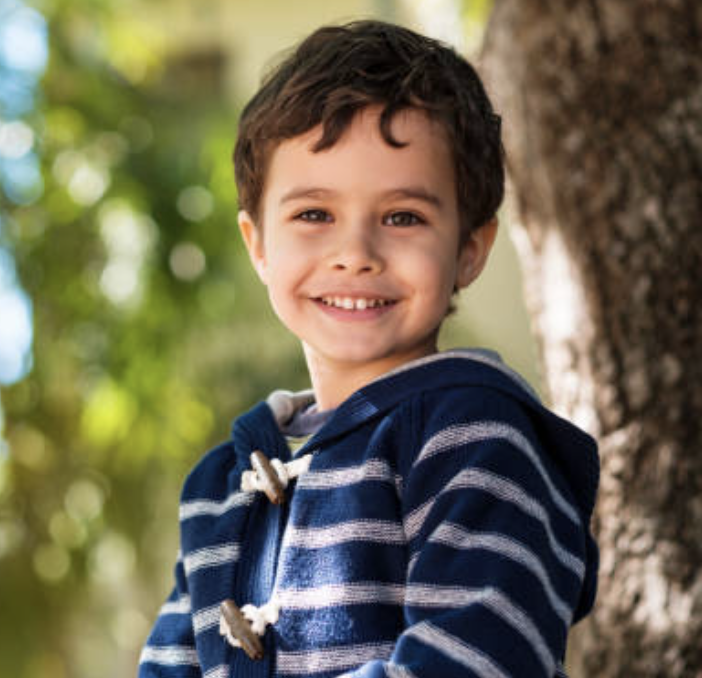
#> input picture backend/assets/child1.png, 702 x 678 px
$ python -i test_pipeline_mask.py   (imports and definitions only)
#> lines starting #> are read from the running program, lines starting #| are printed output that depends on the picture; after the words box and inside, x2 and y2 are one past the last pixel; in counts of white or black regions, pixels touching at a corner belong together
#> further down, picture is the input picture: PIL image 702x678 RGBA; mean R, G, B, A 112.3, 106, 83.4, 255
#!/usr/bin/env python3
"""
Тест створення маски через систему (comfy_runner._build_face_mask)
"""
import sys
import os

sys.path.insert(0, os.path.dirname(os.path.abspath(__file__)))

from PIL import Image
import cv2
import numpy as np

# Спробуємо імпортувати MediaPipe
MEDIAPIPE_AVAILABLE = False
mp = None
# [11 lines not run here, left out]


def detect_face_mediapipe(img_rgb: np.ndarray):
    """Детекція обличчя через MediaPipe - бере найкраще з усіх детекцій"""
    if not MEDIAPIPE_AVAILABLE:
        return None

    h, w = img_rgb.shape[:2]
    all_detections = []

    # Новий API (tasks) - MediaPipe 0.10+
    if MEDIAPIPE_AVAILABLE == "tasks":
        try:
            from mediapipe.tasks import python
            from mediapipe.tasks.python import vision

            model_path = os.path.join(os.path.dirname(__file__), "models", "blaze_face_short_range.tflite")
            if not os.path.exists(model_path):
                print(f"      ⚠️ Model not found: {model_path}")
                return None

            # Низький поріг щоб знайти всі можливі обличчя
            base_options = python.BaseOptions(model_asset_path=model_path)
            options = vision.FaceDetectorOptions(
                base_options=base_options,
                min_detection_confidence=0.15  # Низький поріг
            )

            detector = vision.FaceDetector.create_from_options(options)
            mp_image = mp.Image(image_format=mp.ImageFormat.SRGB, data=img_rgb)
            results = detector.detect(mp_image)

            for det in results.detections:
                bbox = det.bounding_box
                x1, y1 = bbox.origin_x, bbox.origin_y
                x2, y2 = x1 + bbox.width, y1 + bbox.height
                conf = det.categories[0].score
                face_area = bbox.width * bbox.height

                # Фільтруємо занадто малі або великі детекції
                img_area = w * h
                area_ratio = face_area / img_area

                if 0.005 < area_ratio < 0.5:  # Обличчя від 0.5% до 50% зображення
                    all_detections.append({
                        "bbox": (int(x1), int(y1), int(x2), int(y2)),
                        "conf": conf,
                        "area": face_area,
                        "area_ratio": area_ratio
                    })

        except Exception as e:
            print(f"      ⚠️ MediaPipe Tasks error: {e}")

    # Старий API (solutions)
    if MEDIAPIPE_AVAILABLE == "solutions":
        try:
            mp_face = mp.solutions.face_detection
            with mp_face.FaceDetection(model_selection=1, min_detection_confidence=0.15) as detector:
                results = detector.process(img_rgb)
                for det in (results.detections or []):
                    bbox = det.location_data.relative_bounding_box
                    x1 = int(bbox.xmin * w)
                    y1 = int(bbox.ymin * h)
                    x2 = int((bbox.xmin + bbox.width) * w)
                    y2 = int((bbox.ymin + bbox.height) * h)
                    conf = det.score[0]
                    face_area = (x2 - x1) * (y2 - y1)
                    area_ratio = face_area / (w * h)

                    if 0.005 < area_ratio < 0.5:
                        all_detections.append({
                            "bbox": (x1, y1, x2, y2),
                            "conf": conf,
                            "area": face_area,
                            "area_ratio": area_ratio
                        })
        except Exception as e:
            print(f"      ⚠️ MediaPipe Solutions error: {e}")

    if not all_detections:
        return None

    # Сортуємо за confidence (головний критерій)
    # При однаковому confidence - беремо з оптимальним розміром (5-15% зображення)
    for d in all_detections:
        # Оптимальний розмір обличчя: 5-15% зображення
        optimal_ratio = 0.10
        size_penalty = abs(d["area_ratio"] - optimal_ratio) / optimal_ratio
        # Скор: confidence з невеликим штрафом за неоптимальний розмір
        d["score"] = d["conf"] - (size_penalty * 0.1)

    # Фільтруємо дуже низький confidence
    good_detections = [d for d in all_detections if d["conf"] >= 0.4]
    if not good_detections:
        good_detections = all_detections  # Якщо всі погані - беремо що є

    best = max(good_detections, key=lambda d: d["score"])

    # Debug: показати всі детекції
    if len(all_detections) > 1:
        print(f"      📊 Всі детекції:")
        for i, d in enumerate(sorted(all_detections, key=lambda x: -x["conf"])):
            marker = "→" if d == best else " "
            print(f"         {marker} [{i+1}] conf={d['conf']:.2f}, area={d['area_ratio']*100:.1f}%, bbox={d['bbox']}")
    else:
        print(f"      📊 conf={best['conf']:.2f}, area={best['area_ratio']*100:.1f}%")

    return best["bbox"], best["conf"]


def detect_face_haar(gray: np.ndarray):
    """Fallback детекція через Haar Cascades"""
    cascades_to_try = [
        ("haarcascade_frontalface_alt2.xml", 1.05, 3),
        ("haarcascade_frontalface_default.xml", 1.1, 4),
        ("haarcascade_frontalface_alt.xml", 1.1, 3),
        ("haarcascade_profileface.xml", 1.1, 3),
    ]

    for cascade_name, scale, neighbors in cascades_to_try:
        try:
            cascade_path = cv2.data.haarcascades + cascade_name
            cascade = cv2.CascadeClassifier(cascade_path)

            for min_size in [(30, 30), (50, 50), (80, 80)]:
                dets = cascade.detectMultiScale(
                    gray, scaleFactor=scale, minNeighbors=neighbors,
                    minSize=min_size, flags=cv2.CASCADE_SCALE_IMAGE
                )
                if len(dets) > 0:
                    dets = sorted(dets, key=lambda r: r[2] * r[3], reverse=True)
                    x, y, bw, bh = dets[0]
                    return (int(x), int(y), int(x + bw), int(y + bh)), cascade_name
        except Exception:
            continue
    return None


def _build_face_mask(pil_img: Image.Image):
    """
    КОПІЯ з comfy_runner.py - створення маски для ілюстрації
    """
    try:
        rgb = pil_img.convert("RGB")
        img_np = np.array(rgb)
        img_bgr = cv2.cvtColor(img_np, cv2.COLOR_RGB2BGR)
        gray = cv2.cvtColor(img_bgr, cv2.COLOR_BGR2GRAY)
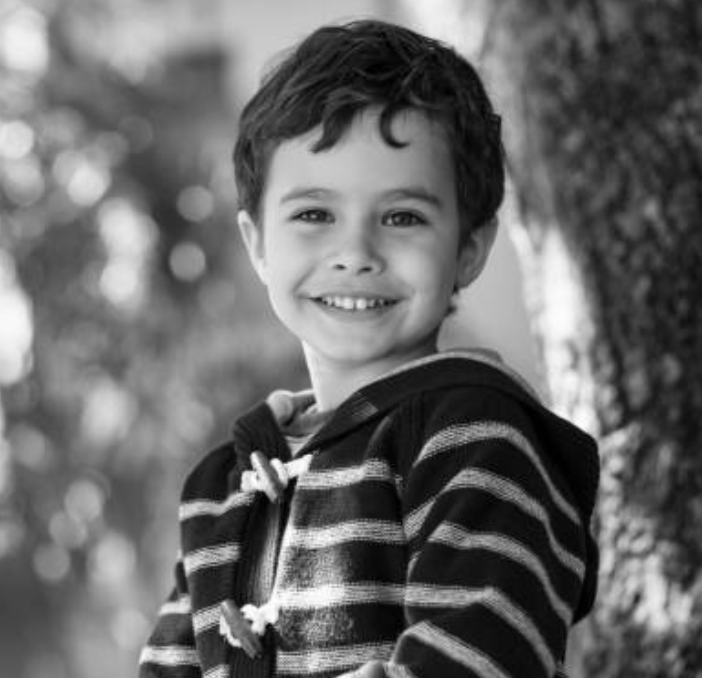
#> gray: shape (678, 702); min 0, max 255, mean 105.3

        h, w = img_np.shape[:2]
#> h = 678; w = 702

        x1 = y1 = x2 = y2 = None
        detection_method = None
        confidence = None

        # 1. MediaPipe (найкращий для реальних фото)
        mp_result = detect_face_mediapipe(img_np)
        if mp_result:
            (x1, y1, x2, y2), confidence = mp_result
            detection_method = f"MediaPipe (conf={confidence:.2f})"

            # Якщо confidence низький - можливо ілюстрація, пробуємо Haar
            if confidence < 0.5:
                print(f"      ⚠️ Low confidence ({confidence:.2f}), trying Haar...")
                haar_result = detect_face_haar(gray)
                if haar_result:
                    h_bbox, h_method = haar_result
                    h_area = (h_bbox[2] - h_bbox[0]) * (h_bbox[3] - h_bbox[1])
                    mp_area = (x2 - x1) * (y2 - y1)
                    # Якщо Haar знайшов менше обличчя - воно скоріш за все правильніше
                    if h_area < mp_area * 0.7:
                        (x1, y1, x2, y2) = h_bbox
                        detection_method = f"Haar (MediaPipe low conf)"
                        print(f"      ✓ Haar обрав менший bbox")

        # 2. Fallback на Haar якщо MediaPipe нічого не знайшов
        if x1 is None:
            haar_result = detect_face_haar(gray)
#> after the loop in detect_face_haar, `for cascade_name, scale, neighbors in cascades_to_try:`: bh = 227; x = 241; y = 131
#> haar_result = ((241, 131, 468, 358), 'haarcascade_frontalface_alt2.xml')
            if haar_result:
                (x1, y1, x2, y2), cascade_name = haar_result
#> x1 = 241; y1 = 131; x2 = 468; y2 = 358; cascade_name = 'haarcascade_frontalface_alt2.xml'
                detection_method = f"Haar: {cascade_name}"
#> detection_method = 'Haar: haarcascade_frontalface_alt2.xml'

        if x1 is None or y1 is None or x2 is None or y2 is None or x2 <= x1 or y2 <= y1:
            # Fallback: centered ellipse
            cx = w // 2
            cy = int(h * 0.45)
            ax = max(1, int(w * 0.18))
            ay = max(1, int(h * 0.22))
            detection = {"detected": False, "fallback": True, "cx": cx, "cy": cy, "ax": ax, "ay": ay}
        else:
            bw = x2 - x1
#> bw = 227
            bh = y2 - y1
#> bh = 227
            cx = x1 + bw // 2 - int(bw * 0.15)  # Ще лівіше на 15%
#> cx = 320
            cy = y1 + int(bh * 0.20)
#> cy = 176
            ax = max(1, int(bw * 0.9))  # Ширше для волосся зліва
#> ax = 204
            ay = max(1, int(bh * 1.1))
#> ay = 249
            detection = {"detected": True, "bbox": (x1, y1, x2, y2), "cx": cx, "cy": cy, "ax": ax, "ay": ay, "method": detection_method}
#> detection = {'detected': True, 'bbox': (241, 131, 468, 358), 'cx': 320, 'cy': 176, 'ax': 204, 'ay': 249, 'method': 'Haar: haarcascade_frontalface_alt2.xml'}

        mask = np.zeros((h, w), dtype=np.uint8)
        cv2.ellipse(mask, (int(cx), int(cy)), (int(ax), int(ay)), 0, 0, 360, 255, -1)
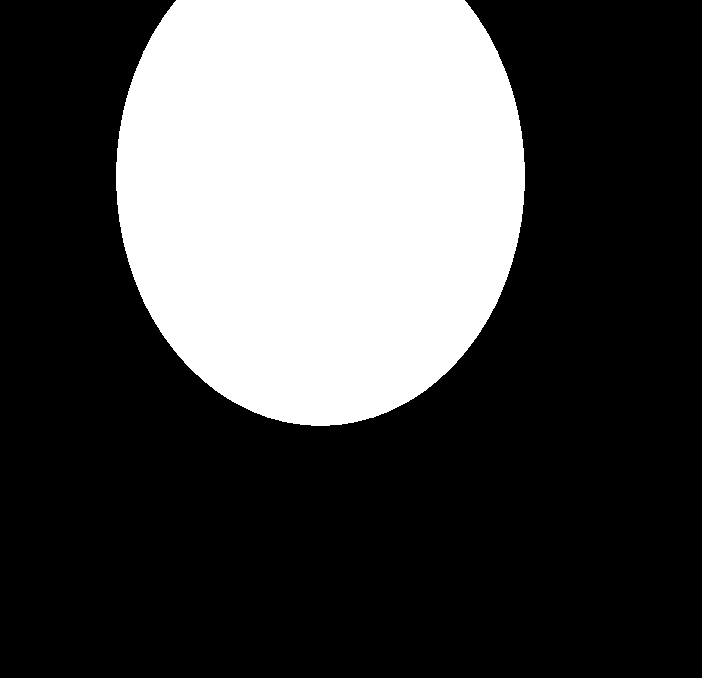
#> mask: shape (678, 702); 30.6% white; 1 white region, box (x1, y1, x2, y2) and area: (116, 0, 525, 426) 145585

        sigma = max(8, int(min(w, h) * 0.03))
#> sigma = 20
        mask = cv2.GaussianBlur(mask, (0, 0), sigmaX=sigma, sigmaY=sigma)
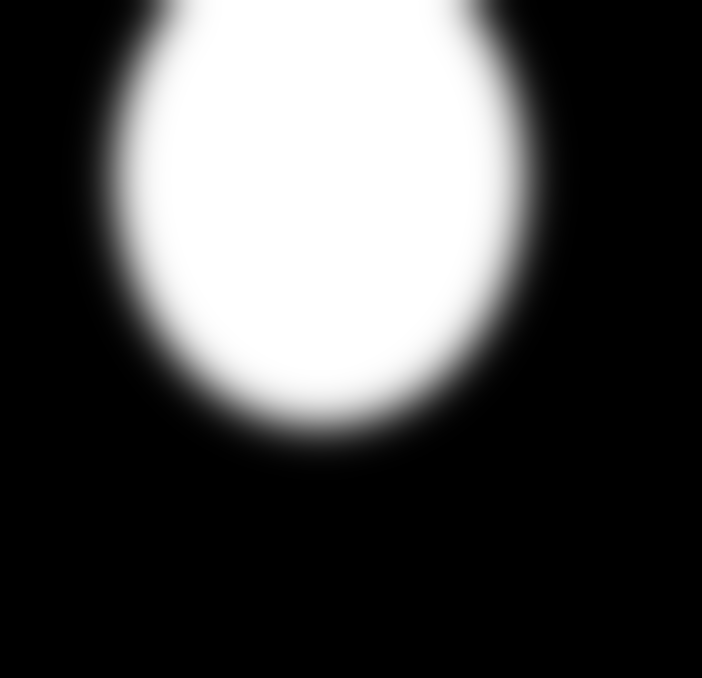
#> mask: shape (678, 702); min 0, max 255, mean 78

        return Image.fromarray(mask), detection

    except Exception as e:
        print(f"❌ Error: {e}")
        return None, {"error": str(e)}


# [81 lines left out: functions create_red_mask, create_visualization, main, not called in this run]


# [2 lines not run here, left out]

>>> from PIL import Image
>>> picture = Image.open('assets/child1.png')
>>> result = _build_face_mask(picture)
